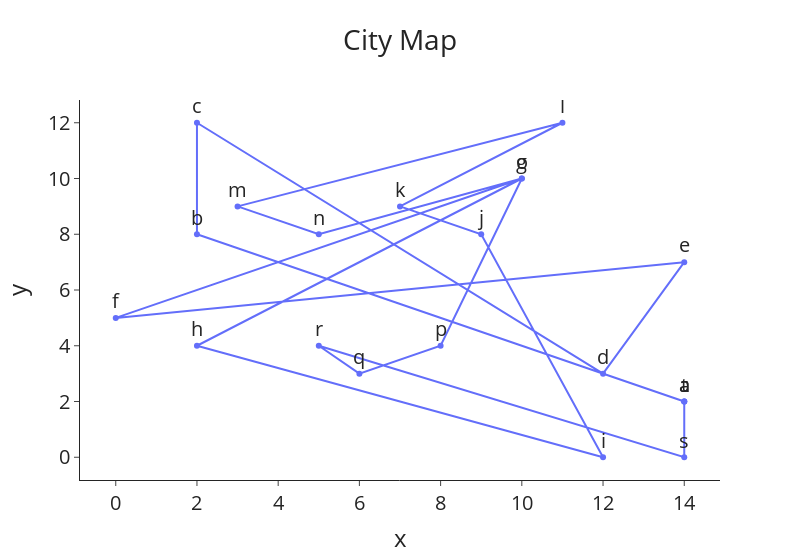

The cell this chart's notebook holds for it:
### Code cell
# Import packages
import pandas as pd
import plotly.express as px
from plotly.subplots import make_subplots
import numpy as np
import random
import plotly.graph_objects as go

# Generate random coordinates
x = list(np.random.randint(0, 15, 20))
y = list(np.random.randint(0, 15, 20))

# Label each city from the alphabet
letters_org = [chr(i) for i in range(ord('a'), ord('z') + 1)]
letters = letters_org[:len(y)]

# Make last city the origin city
df = pd.DataFrame(list(zip(x, y, letters)), columns=['x', 'y', 'point'])
df = df.append(df.iloc[0]).reset_index()

# Plot the city map
fig = px.line(df, x='x', y='y', text='point', title='City Map')
fig.update_layout(template="simple_white", width=800, title_x=0.5, font=dict(size=20))
fig.update_traces(textposition='top center')
fig.show()

### Figure 1 — Plotly figure (JSON) as saved in the notebook; plotly's stock layout.template omitted (floating-point values rounded to 4 significant figures)
{"data": [{"hovertemplate": "x=%{x}<br>y=%{y}<br>point=%{text}<extra></extra>", "legendgroup": "", "line": {"color": "#636efa", "dash": "solid"}, "marker": {"symbol": "circle"}, "mode": "lines+markers+text", "name": "", "orientation": "v", "showlegend": false, "text": ["a", "b", "c", "d", "e", "f", "g", "h", "i", "j", "k", "l", "m", "n", "o", "p", "q", "r", "s", "t", "a"], "textposition": "top center", "type": "scatter", "x": [14, 2, 2, 12, 14, 0, 10, 2, 12, 9, 7, 11, 3, 5, 10, 8, 6, 5, 14, 14, 14], "xaxis": "x", "y": [2, 8, 12, 3, 7, 5, 10, 4, 0, 8, 9, 12, 9, 8, 10, 4, 3, 4, 0, 2, 2], "yaxis": "y"}], "layout": {"font": {"size": 20}, "legend": {"tracegroupgap": 0}, "title": {"text": "City Map", "x": 0.5}, "width": 800, "xaxis": {"anchor": "y", "domain": [0, 1], "title": {"text": "x"}}, "yaxis": {"anchor": "x", "domain": [0, 1], "title": {"text": "y"}}}}
